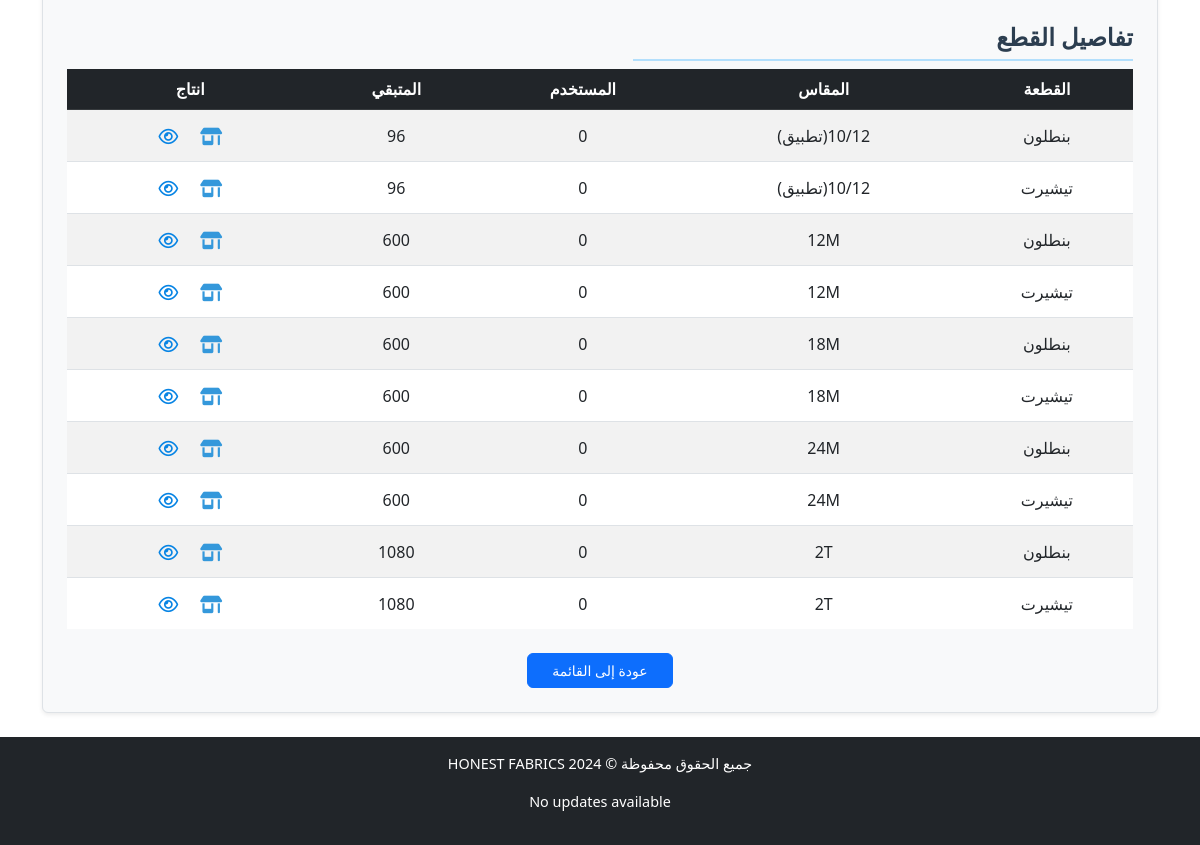
The app's page /production/model/19/ (lower part), older data.
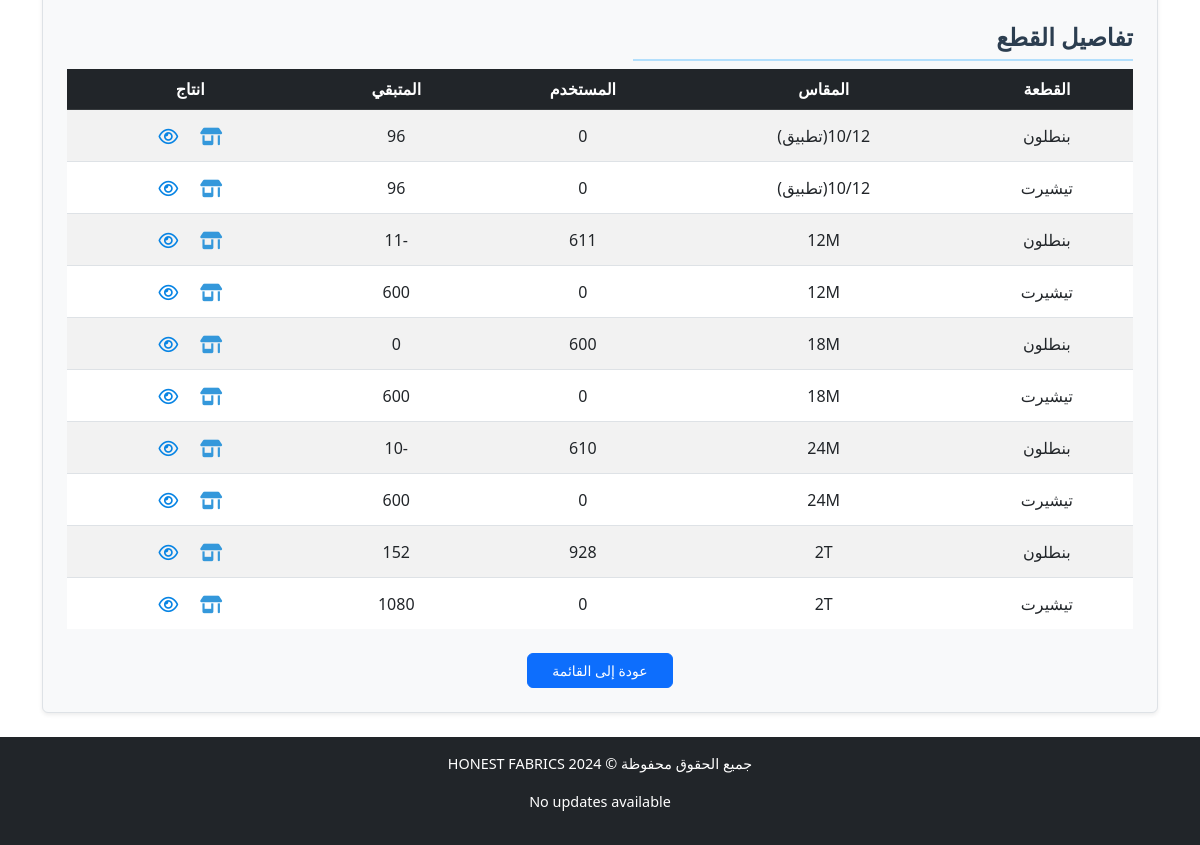
The same page, newer data.
### production/models.py (models this page shows, shortened)
class Piece(models.Model):
    model = models.ForeignKey(Model, verbose_name="الموديل", on_delete=models.CASCADE, related_name="pieces")
    type = models.CharField(max_length=50, verbose_name="النوع", blank=True)
    size = models.CharField(max_length=50, verbose_name="المقاس", blank=True)
    available_amount = models.IntegerField(verbose_name="الكمية المتبقية", blank=True, default=0)
    used_amount = models.IntegerField(verbose_name="الكمية المستخدمة", default=0, blank=True)
    class Meta:
        ordering = ['size', 'type']

### production/views.py (the view)
# urls.py: path('model/<int:pk>/', ModelDetailView.as_view(), name='model_detail_view'),
class ModelDetailView(DetailView):
    model = Model
    template_name = "production/detail_model.html"
    context_object_name = "model"
    def get_context_data(self, **kwargs):
        context = super().get_context_data(**kwargs)
        model = self.get_object()
        total_sizes_pieces = model.size_amounts.aggregate(total=Sum('amount'))['total'] or 0
        context['total_sizes_pieces'] = total_sizes_pieces
        context['total_Dozens'] = int(total_sizes_pieces / 12)
        return context

### production/templatetags/math_filters.py (called while the page is built)
@register.filter
def divide(value, divisor):
    try:
        return round(value / divisor)  # Round to 2 decimal places
    except (TypeError, ZeroDivisionError):
        return "N/A"

### production/templates/production/detail_model.html (shortened to what this page needs)
{% extends "cloth/layout.html" %}
{% load math_filters %}
{% block body %}
    <div class="model-details container my-4 p-4 border rounded shadow-sm bg-light">
        <h3 class="section-title border-bottom-5 mb-2">تفاصيل القطع</h3>
        <div style="overflow-x: auto; max-height: 70vh; position: relative;" class="table-responsive mb-4">
            <table id="pieces-table" class="table table-striped">
                <thead class="table-dark">
                    <tr>
                        <th style="position: sticky; top: 0;">القطعة</th>
                        <th style="position: sticky; top: 0;">المقاس</th>
                        <th style="position: sticky; top: 0;">المستخدم</th>
                        <th style="position: sticky; top: 0;">المتبقي</th>
                        <th style="position: sticky; top: 0;">انتاج</th>
                    </tr>
                </thead>
                <tbody>
                    {% for piece in model.pieces.all %}
                    <tr>
                        <td>{{ piece.type }}</td>
                        <td>{{ piece.size }}</td>
                        <td>{{ piece.used_amount }}</td>
                        <td>{{ piece.available_amount }}</td>
                        <td>
                            <a class="px-2 btn" href="{% url 'productionpiece_add' piece.id %}">
                            </a>
                            <a class="px-2 btn" href="{% url 'production_list_view' %}?model_number={{model.model_number}}&type={{piece.type}}&size={{piece.size}}">
                            </a>
                        </td>
                    </tr>
                    {% empty %}
                    <tr>
                        <td colspan="5" class="text-center">لا توجد قطع مسجلة</td>
                    </tr>
                    {% endfor %}
                </tbody>
            </table>
        </div>
        <div class="mt-4 text-center">
            <a href="{% url 'model_list_view' %}" class="btn btn-primary px-4">عودة إلى القائمة</a>
        </div>
    </div>
{% endblock body %}

Row changes from the older to the newer data that the page shows:
changed Piece (number 3 of 10 on the later page): used_amount "0" → "611"; available_amount "600" → "-11"
changed Piece (number 5 of 10 on the later page): used_amount "0" → "600"; available_amount "600" → "0"
changed Piece (number 7 of 10 on the later page): used_amount "0" → "610"; available_amount "600" → "-10"
changed Piece (number 9 of 10 on the later page): used_amount "0" → "928"; available_amount "1080" → "152"
